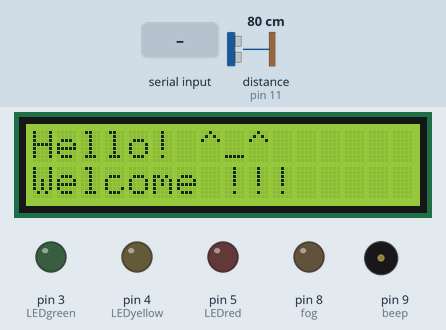
Simulated run of this sketch. Board: Arduino Uno, built with avr-gcc and run on an emulated ATmega328P. Shown: 16×2 character LCD, output pins drawn as LEDs (lit = HIGH), buzzer (waves = sounding). Wiring (inferred from the names in the program): ultrasonic range finder: trigger pin 12; echo pin 11. The test bench sets the inputs (shaded band); at power-on: distance to the obstacle (sensor on pin 11) 80 cm. The echo pulse lasts 58.3 µs per cm; pins used as bus, display or sensor lines are not drawn; what the sketch prints to the serial monitor is not drawn.

Above: at 2.6 s.
At 6.7 s:
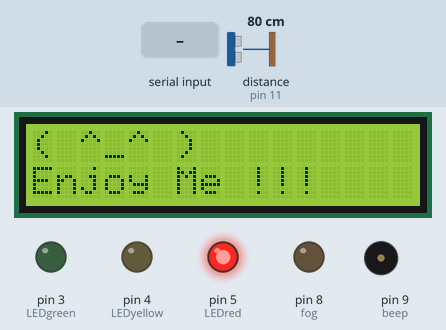
6.8 s: distance to the obstacle (sensor on pin 11) set to 97 cm
8.3 s: distance to the obstacle (sensor on pin 11) set to 104 cm
At 11.2 s:
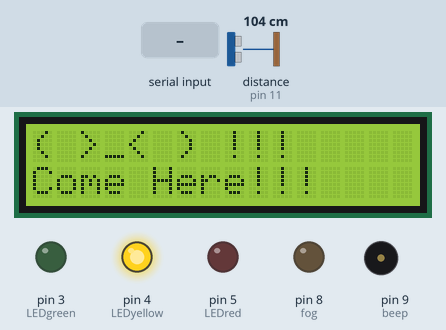
11.3 s: "1" received over Serial
At 13.1 s:
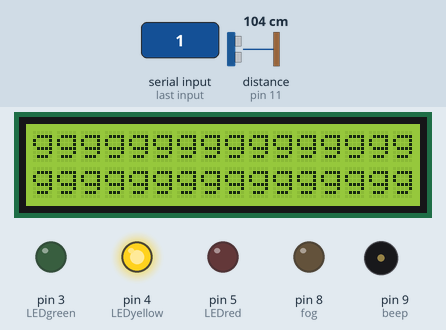
Timing chart, 0 to 14.6 s (numbered marks = the images above; inputs shaded):
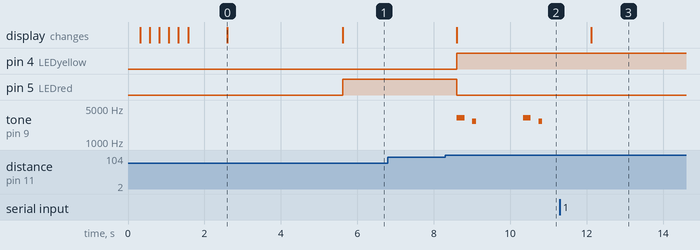

Measured:
- the behaviour switches between 101 and 102 cm on distance to the obstacle (sensor on pin 11) (found by bisection; images 1 and 2)
- after the input at 6.8 s, every drawn part: stays the same
- after the input at 8.3 s, pin 4 (LEDyellow): LOW → HIGH after 0.31 s; pin 5 (LEDred): HIGH → LOW after 0.31 s; tone on pin 9 (beep): plays 3141 Hz for 0.20 s, 2640 Hz for 0.10 s, 3141 Hz for 0.20 s, 2640 Hz for 0.10 s, starting after 0.31 s; the display: changes after 0.31 s (image 2)
- after the input at 11.3 s, tone on pin 9 (beep): stops changing and stays silent; the display: changes after 0.82 s (image 3)
- what the display in image 0 shows lasts 3.0 s, from 2.6 s to 5.6 s

The sketch:

seria.ino.ino
```cpp
#include <Wire.h>  // Arduino IDE 內建
// LCD I2C Library，從這裡可以下載：
// https://bitbucket.org/fmalpartida/new-liquidcrystal/downloads
#include <LiquidCrystal_I2C.h>
char dataString[50] = {0};
int a =0;
int trigPin = 12;                  //Trig Pin
int echoPin = 11;                  //Echo Pin
int LEDred = 5;
int LEDyellow = 4;
int LEDgreen = 3;
int fog = 8;
int beep = 9;
long duration, cm, inches;

// Set the pins on the I2C chip used for LCD connections:
//                    addr, en,rw,rs,d4,d5,d6,d7,bl,blpol
LiquidCrystal_I2C lcd(0x27, 2, 1, 0, 4, 5, 6, 7, 3, POSITIVE);  // 設定 LCD I2C 位址

void ringTone(int pin) {
  for (int i=0; i<10; i++) { //repeat 10 times
    tone(pin, 1000);
    delay(50);
    tone(pin, 500);
    delay(50);
    }
  noTone(pin);
  delay(2000);
}

void setup() {
  Serial.begin(115200);  // 用於手動輸入文字
  lcd.begin(16, 2);      // 初始化 LCD，一行 16 的字元，共 2 行，預設開啟背光

  // 閃爍三次
  for(int i = 0; i < 3; i++) {
    lcd.backlight(); // 開啟背光
    delay(250);
    lcd.noBacklight(); // 關閉背光
    delay(250);
  }
  lcd.backlight();

  // 輸出初始化文字
  lcd.setCursor(0, 0); // 設定游標位置在第一行行首
  lcd.print("Hello! ^_^");
  delay(1000);
  lcd.setCursor(0, 1); // 設定游標位置在第二行行首
  lcd.print("Welcome !!!");
  delay(3000);

  Serial.begin(9600);              //Starting serial communication
  pinMode(trigPin, OUTPUT);        //Define inputs and outputs
  pinMode(echoPin, INPUT);
  pinMode(LEDred, OUTPUT);
  pinMode(LEDyellow, OUTPUT);
  pinMode(beep, OUTPUT);
  pinMode(LEDgreen, OUTPUT);
  pinMode(fog, OUTPUT);
}

void loop() {
  digitalWrite(trigPin, LOW);
  delayMicroseconds(5);
  digitalWrite(trigPin, HIGH);     // 給 Trig 高電位，持續 10微秒
  delayMicroseconds(10);
  digitalWrite(trigPin, LOW);

  pinMode(echoPin, INPUT);             // 讀取 echo 的電位
  duration = pulseIn(echoPin, HIGH);   // 收到高電位時的時間

  cm = (duration/2) / 29.1;         // 將時間換算成距離 cm 或 inch
  //inches = (duration/2) / 74;

  lcd.clear();
  // 讀取新訊息
  while (Serial.available() > 0) {
    // 將訊息顯示在 LCD 上
    lcd.write(cm);
  }
  if(cm <= 10)
  {
    // 告知使用者可以開始手動輸入訊息
    lcd.clear();
    lcd.setCursor(0, 0);
    lcd.print("( ^_^ )");
    lcd.setCursor(0, 1);
    lcd.print("Enjoy Me !!!");
    //lcd.print(cm);
    //lcd.print(" cm");
    digitalWrite(LEDgreen , LOW);
    digitalWrite(LEDyellow, LOW);
    digitalWrite(LEDred, HIGH);
    analogWrite(fog, 255);
  }
  else if(cm <= 100)
  {
    // 告知使用者可以開始手動輸入訊息
    lcd.clear();
    lcd.setCursor(0, 0);
    lcd.print("( ^_^ )");
    lcd.setCursor(0, 1);
    lcd.print("Enjoy Me !!!");
    //lcd.print(cm);
    //lcd.print(" cm");
    digitalWrite(LEDgreen , LOW);
    digitalWrite(LEDyellow, LOW);
    digitalWrite(LEDred, HIGH);
    analogWrite(fog, 0);
  }
  else if(cm <= 200)
  {
    // 告知使用者可以開始手動輸入訊息
    lcd.clear();
    lcd.setCursor(0, 0);
    lcd.print("( >_< ) !!!");
    lcd.setCursor(0, 1);
    lcd.print("Come Here!!!");
    //lcd.print(cm);
    //lcd.print(" cm");
    digitalWrite(LEDgreen , LOW);
    digitalWrite(LEDyellow, HIGH);
    digitalWrite(LEDred, LOW);
    analogWrite(fog, 0);
    tone(beep, 1047*3, 200);
    delay(400);
    tone(beep, 880*3, 100);
    delay(1000);
  }
  /*else if(cm <= 300)
  {
    // 告知使用者可以開始手動輸入訊息
    lcd.clear();
    lcd.setCursor(0, 0);
    lcd.print("( 0_0 )");
    lcd.setCursor(0, 1);
    lcd.print("I see someone!!!");
    //lcd.print(cm);
    //lcd.print(" cm");
    digitalWrite(LEDgreen , LOW);
    digitalWrite(LEDyellow, HIGH);
    digitalWrite(LEDred, LOW);
    tone(beep, 1047*3, 200);
    delay(400);
    tone(beep, 880*3, 100);
    delay(1000);
    analogWrite(fog, 32);
    //ringTone(beep);
  }*/

  else
  {
    // 告知使用者可以開始手動輸入訊息
    lcd.clear();
    lcd.setCursor(0, 0);
    lcd.print("( -_- ) zzz");
    lcd.setCursor(0, 1);
    lcd.print("NO one here...");
    //lcd.print(cm);
    //lcd.print(" cm");
    digitalWrite(LEDgreen , HIGH);
    digitalWrite(LEDyellow, LOW);
    digitalWrite(LEDred, LOW);
    analogWrite(fog, 0);
  }
  Serial.print(cm);
  Serial.println();

  delay(300);
}
```
